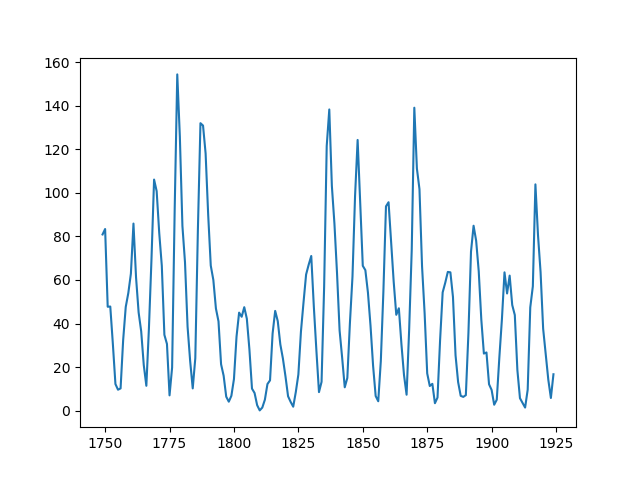

Write Python code to recreate this figure.
import matplotlib.pyplot as plt
import pandas as pd

file = pd.read_csv("/home/[user]/Desktop/time-series-pam/a2_MANCHAS.csv")
x = list(file["Ano"])
y = list(file["manchas"])
plt.plot(x, y)
plt.savefig("total.png")